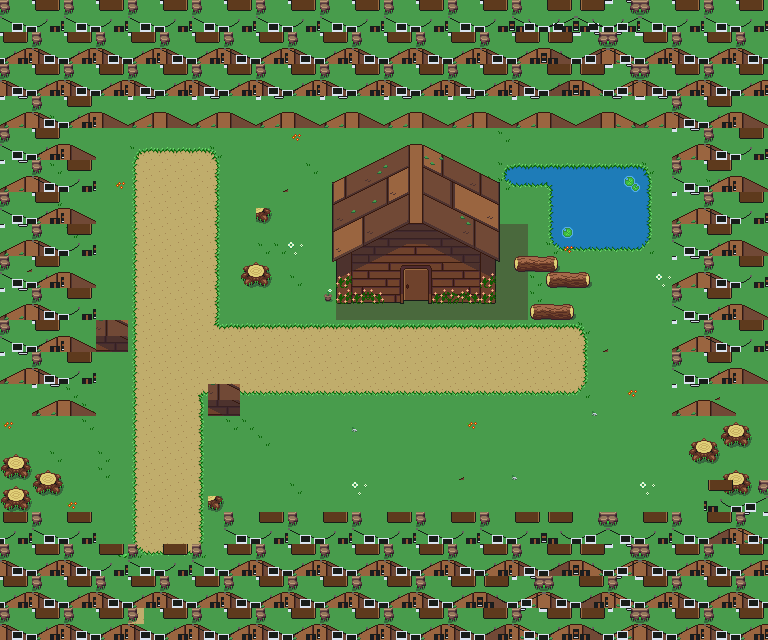

A level layout from a 2D game, rendered from its tile map. Below: a short description, then the map file with tile-grid data replaced by summaries:
An orthogonal 48x40 tile map with 16x16 px tiles, 20 tile layers (Tile Layer 1, bayangan, jalan, air, ...), 4 tilesets and 68 objects.

<map version="1.5" tiledversion="1.7.2" orientation="orthogonal" renderorder="right-down" width="48" height="40" tilewidth="16" tileheight="16" infinite="0" nextlayerid="25" nextobjectid="112">
 <tileset firstgid="1" source="aset basecamp.tsx" />
 <tileset firstgid="289" source="obyek.tsx" />
 <tileset firstgid="545" source="aset sekolah.tsx" />
 <tileset firstgid="1535" source="Overworld.tsx" />
 <layer id="1" name="Tile Layer 1" width="48" height="40">
  <data>[1920 cells, 1920 non-empty, 1 distinct tile ids]</data>
 </layer>
 <layer id="22" name="bayangan" width="48" height="40">
  <data>[1920 cells, 32 non-empty, 1 distinct tile ids]</data>
 </layer>
 <layer id="2" name="jalan" width="48" height="40">
  <data>[1920 cells, 262 non-empty, 1 distinct tile ids]</data>
 </layer>
 <layer id="23" name="air" width="48" height="40">
  <data>[1920 cells, 48 non-empty, 1 distinct tile ids]</data>
 </layer>
 <layer id="7" name="rerumputan" width="48" height="40">
  <data>[1920 cells, 154 non-empty, 20 distinct tile ids]</data>
 </layer>
 <layer id="24" name="rumah" width="48" height="40">
  <data>[1920 cells, 120 non-empty, 120 distinct tile ids]</data>
 </layer>
 <layer id="19" name="pohon" width="48" height="40">
  <data>[1920 cells, 151 non-empty, 10 distinct tile ids]</data>
 </layer>
 <layer id="18" name="pohon" width="48" height="40">
  <data>[1920 cells, 16 non-empty, 16 distinct tile ids]</data>
 </layer>
 <layer id="3" name="pohon" width="48" height="40">
  <data>[1920 cells, 410 non-empty, 27 distinct tile ids]</data>
 </layer>
 <layer id="4" name="pohon" width="48" height="40">
  <data>[1920 cells, 384 non-empty, 16 distinct tile ids]</data>
 </layer>
 <layer id="5" name="pohon" width="48" height="40">
  <data>[1920 cells, 399 non-empty, 21 distinct tile ids]</data>
 </layer>
 <group id="8" name="pohon">
  <layer id="9" name="pohon" width="48" height="40">
   <data>[1920 cells, 128 non-empty, 16 distinct tile ids]</data>
  </layer>
  <layer id="10" name="Tile Layer 8" width="48" height="40">
   <data>[1920 cells, 32 non-empty, 16 distinct tile ids]</data>
  </layer>
  <layer id="11" name="Tile Layer 9" width="48" height="40">
   <data>[1920 cells, 32 non-empty, 16 distinct tile ids]</data>
  </layer>
  <layer id="12" name="Tile Layer 10" width="48" height="40">
   <data>[1920 cells, 32 non-empty, 16 distinct tile ids]</data>
  </layer>
  <layer id="13" name="Tile Layer 11" width="48" height="40">
   <data>[1920 cells, 32 non-empty, 16 distinct tile ids]</data>
  </layer>
  <layer id="14" name="Tile Layer 12" width="48" height="40">
   <data>[1920 cells, 32 non-empty, 16 distinct tile ids]</data>
  </layer>
  <layer id="15" name="Tile Layer 13" width="48" height="40">
   <data>[1920 cells, 32 non-empty, 16 distinct tile ids]</data>
  </layer>
  <layer id="16" name="Tile Layer 14" width="48" height="40">
   <data>[1920 cells, 32 non-empty, 16 distinct tile ids]</data>
  </layer>
  <layer id="17" name="Tile Layer 15" width="48" height="40">
   <data>[1920 cells, 34 non-empty, 17 distinct tile ids]</data>
  </layer>
 </group>
 <objectgroup id="21" name="Object Layer 1" visible="0">
  <!-- 68 objects omitted --></objectgroup>
</map>
<!-- 68 of 68 objects omitted -->
